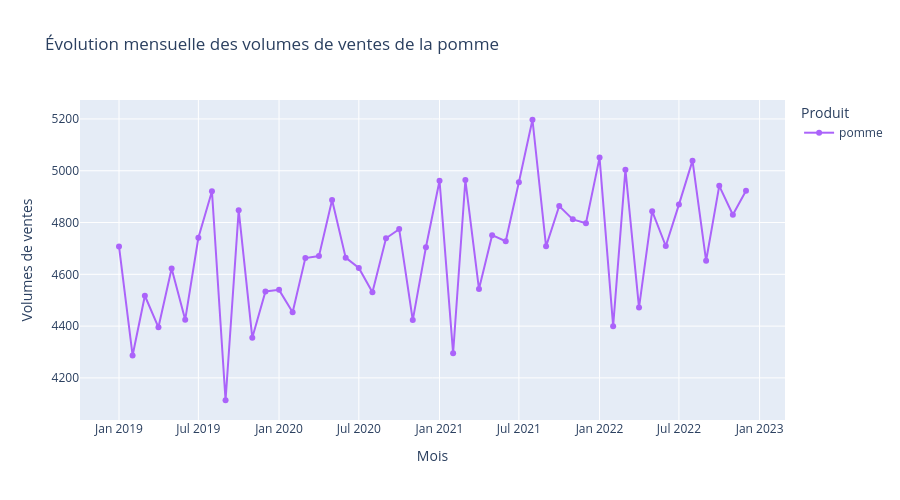

The notebook cell saved with this chart:
### Markdown cell above
Les volumes de la banane présentent une légère hausse on passe de 4000 et 4200 sur les 4 ans.
La saisonnalité pour ce produit, est plus difficile à identifier visuellement comparé à celle observée pour la tomate car les pics et les creux varient davantage d'une année à l'autre. Pics observés en mars, mai, août et octobre 2019 puis janvier, mars, mai, août, octobre et décembre 2020. Mars, mai, juillet et octobre 2021. Janvier, mars, mai et août 2022. Creux: février, avril, juin, septembre et novembre 2019. Février, juin, septembre et novembre 2020. Février, avril, juin, août et novembre 2021. Février, avril, juin et novembre 2022. Mais certaines régularités apparaissent tout de même sur les 4 ans. Le mois de mars est un pic récurrent sur les 4 ans et février, juin et novembre sont des creux récurrents sur les 4 ans.

### Code cell
fig = px.line(
    top5_mensuel[top5_mensuel["product"] == "pomme"],
    x="month_year",
    y="sales",
    color="product",
    markers=True,
    color_discrete_sequence=["#AB63FA"],
    title="Évolution mensuelle des volumes de ventes de la pomme"
)
fig.update_xaxes(
    title_text="Mois"
)
fig.update_yaxes(
    title_text="Volumes de ventes"
)
fig.update_layout(
    legend_title_text="Produit",
    width=900,
    height=500
)
fig.show()

### Figure 1 — Plotly figure (JSON) as saved in the notebook; plotly's stock layout.template omitted (floating-point values rounded to 4 significant figures)
{"data": [{"hovertemplate": "product=pomme<br>month_year=%{x}<br>sales=%{y}<extra></extra>", "legendgroup": "pomme", "line": {"color": "#AB63FA", "dash": "solid"}, "marker": {"symbol": "circle"}, "mode": "lines+markers", "name": "pomme", "orientation": "v", "showlegend": true, "type": "scatter", "x": ["2019-01", "2019-02", "2019-03", "2019-04", "2019-05", "2019-06", "2019-07", "2019-08", "2019-09", "2019-10", "2019-11", "2019-12", "2020-01", "2020-02", "2020-03", "2020-04", "2020-05", "2020-06", "2020-07", "2020-08", "2020-09", "2020-10", "2020-11", "2020-12", "2021-01", "2021-02", "2021-03", "2021-04", "2021-05", "2021-06", "2021-07", "2021-08", "2021-09", "2021-10", "2021-11", "2021-12", "2022-01", "2022-02", "2022-03", "2022-04", "2022-05", "2022-06", "2022-07", "2022-08", "2022-09", "2022-10", "2022-11", "2022-12"], "xaxis": "x", "y": [4708.0, 4287.0, 4517.0, 4395.0, 4622.0, 4425.0, 4741.0, 4921.0, 4114.0, 4848.0, 4355.0, 4534.0, 4540.0, 4453.0, 4663.0, 4670.0, 4887.0, 4664.0, 4625.0, 4530.0, 4739.0, 4775.0, 4423.0, 4704.0, 4962.0, 4295.0, 4964.0, 4543.0, 4751.0, 4728.0, 4956.0, 5197.0, 4708.0, 4864.0, 4812.0, 4798.0, 5051.0, 4400.0, 5004.0, 4472.0, 4844.0, 4709.0, 4869.0, 5039.0, 4653.0, 4942.0, 4830.0, 4923.0], "yaxis": "y"}], "layout": {"height": 500, "legend": {"title": {"text": "Produit"}, "tracegroupgap": 0}, "title": {"text": "Évolution mensuelle des volumes de ventes de la pomme"}, "width": 900, "xaxis": {"anchor": "y", "domain": [0, 1], "title": {"text": "Mois"}}, "yaxis": {"anchor": "x", "domain": [0, 1], "title": {"text": "Volumes de ventes"}}}}
